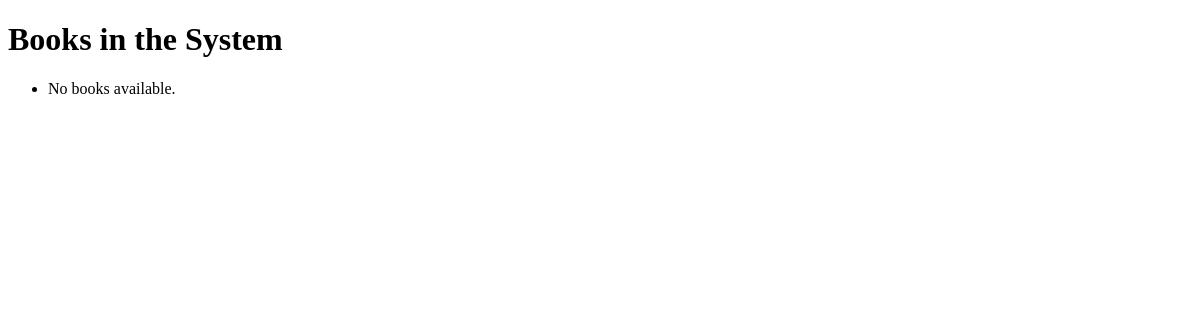
/books/, run on an earlier commit of the app's database.
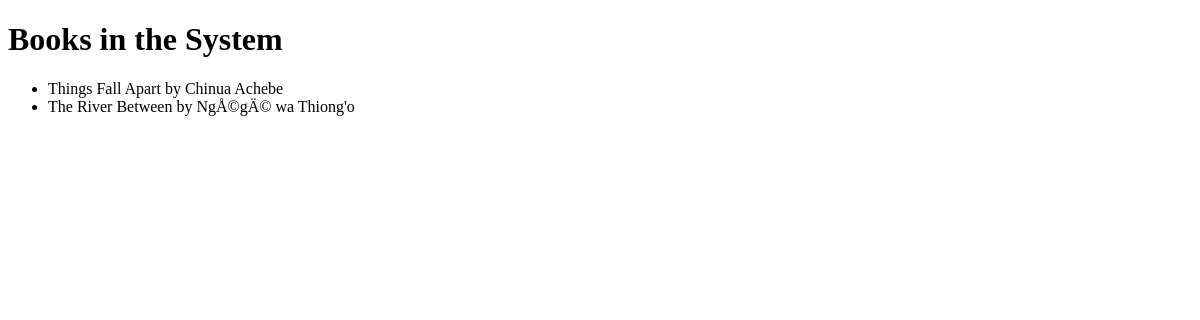
And on a later commit of the database.
### relationship_app/models.py (models this page shows, shortened)
class Book(models.Model):
    title = models.CharField(max_length=200)
    author = models.ForeignKey(Author, on_delete=models.CASCADE, related_name="books")

class Author(models.Model):
    name = models.CharField(max_length=100)
    def __str__(self):
        return self.name

### relationship_app/views.py (the view)
# urls.py: path("books/", list_books, name="list_books"),
def list_books(request):
    books = Book.objects.all()
    return render(request, "relationship_app/list_books.html", {"books": books})

### relationship_app/templates/relationship_app/list_books.html (shortened to what this page needs)
<!DOCTYPE html>
<html>
<head>
</head>
<body>
    <h1>Books in the System</h1>
    <ul>
        {% for book in books %}
            <li>{{ book.title }} by {{ book.author }}</li>
        {% empty %}
            <li>No books available.</li>
        {% endfor %}
    </ul>
</body>
</html>

What changed in the data, as far as the page shows it:
added Book: title "Things Fall Apart", author "Chinua Achebe"
added Book: title "The River Between", author "NgÅ©gÄ© wa Thiong'o"
Also different on the page:
text no longer shown: "No books available."
